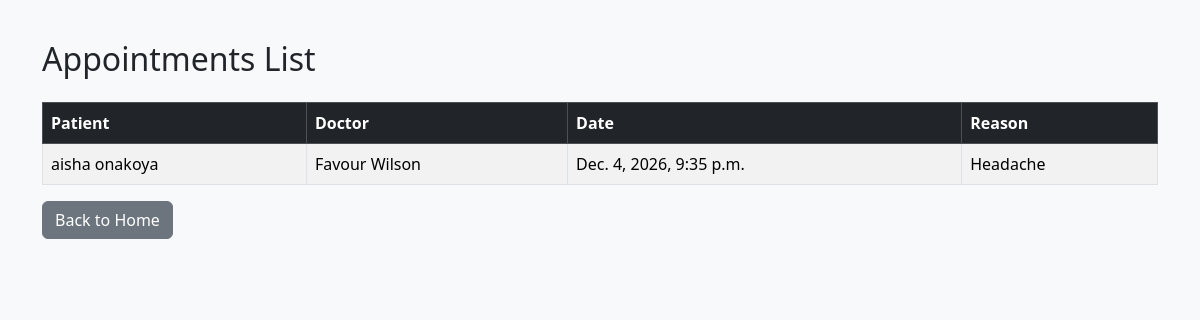
The app's page /appointments/, older data.
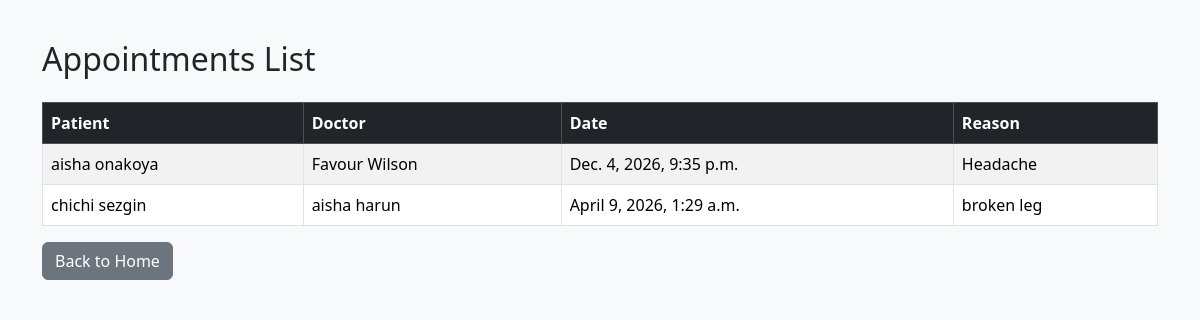
The same page, newer data.
### hospital_app/models.py (models this page shows, shortened)
class Appointment(models.Model):
    patient = models.ForeignKey('Patient', on_delete=models.CASCADE)
    doctor = models.ForeignKey('Doctor', on_delete=models.CASCADE)
    appointment_date = models.DateTimeField()
    reason = models.TextField()

class Patient(models.Model):
    first_name = models.CharField(max_length=100)
    last_name = models.CharField(max_length=100)
    gender = models.CharField(max_length=10)
    date_of_birth = models.DateField()
    phone = models.CharField(max_length=20)
    email = models.EmailField(unique=True)
    address = models.TextField()

class Doctor(models.Model):
    first_name = models.CharField(max_length=100)
    last_name = models.CharField(max_length=100)
    specialty = models.CharField(max_length=100)
    phone = models.CharField(max_length=20)
    email = models.EmailField(unique=True)

### hospital_app/views.py (the view)
# urls.py: path('appointments/', views.appointment_list, name='appointment_list'),
def appointment_list(request):
    appointments = Appointment.objects.all()
    return render(request, 'appointments.html', {'appointments': appointments})

### hospital_app/templates/appointments.html
{% extends 'base.html' %}
{% block content %}
<h2 class="mb-4">Appointments List</h2>
<table class="table table-striped table-bordered">
    <thead class="table-dark">
        <tr>
            <th>Patient</th>
            <th>Doctor</th>
            <th>Date</th>
            <th>Reason</th>
        </tr>
    </thead>
    <tbody>
        {% for appointment in appointments %}
        <tr>
            <td>{{ appointment.patient.first_name }} {{ appointment.patient.last_name }}</td>
            <td>{{ appointment.doctor.first_name }} {{ appointment.doctor.last_name }}</td>
            <td>{{ appointment.appointment_date }}</td>
            <td>{{ appointment.reason }}</td>
        </tr>
        {% empty %}
        <tr>
            <td colspan="4">No appointments available</td>
        </tr>
        {% endfor %}
    </tbody>
</table>
<a href="/" class="btn btn-secondary">Back to Home</a>
{% endblock %}

Row changes from the older to the newer data that the page shows:
added Appointment: patient.first_name "chichi", patient.last_name "sezgin", doctor.first_name "aisha", doctor.last_name "harun", appointment_date "April 9, 2026, 1:29 a.m.", reason "broken leg"
